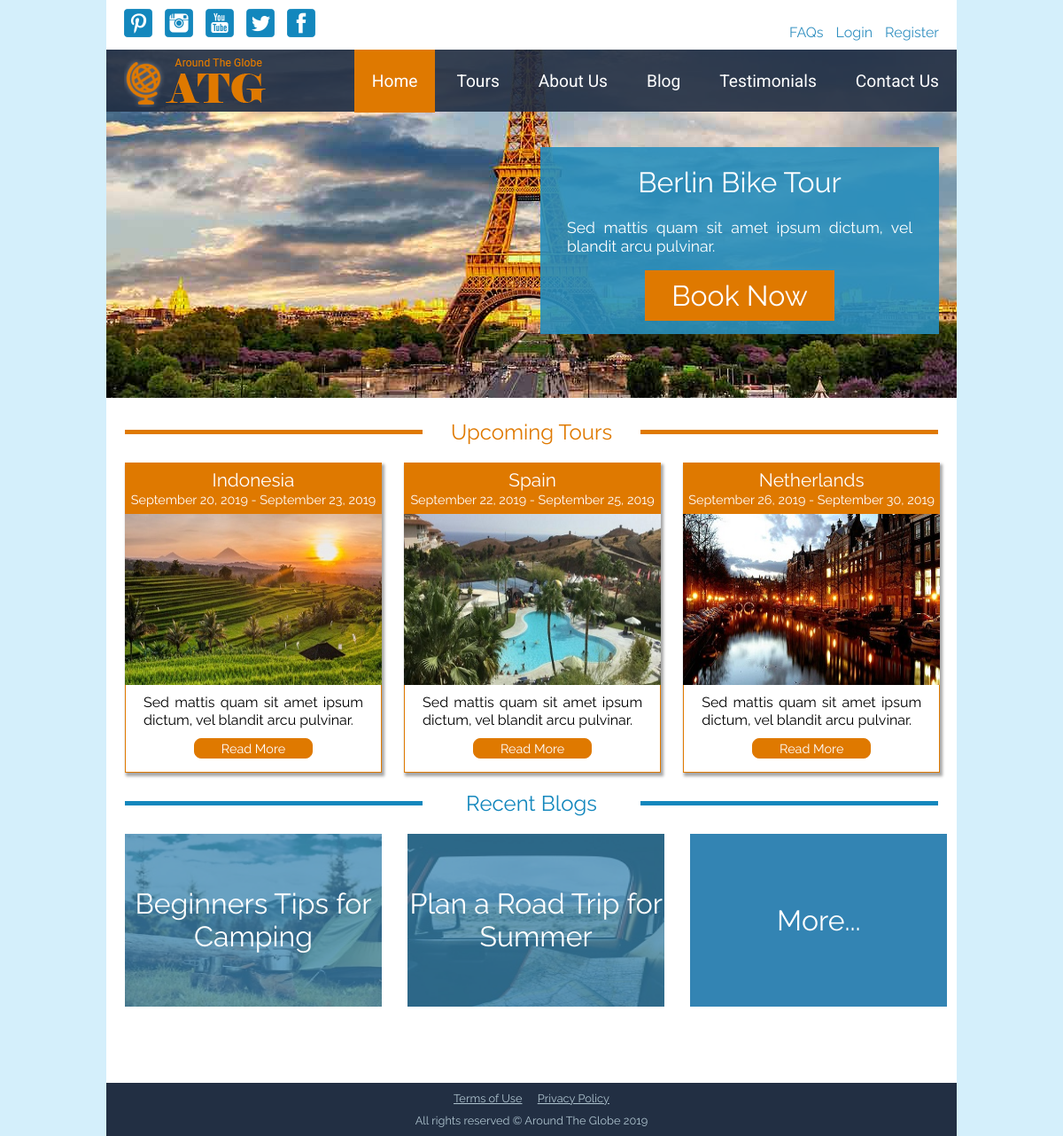
Before: / with the older database file.
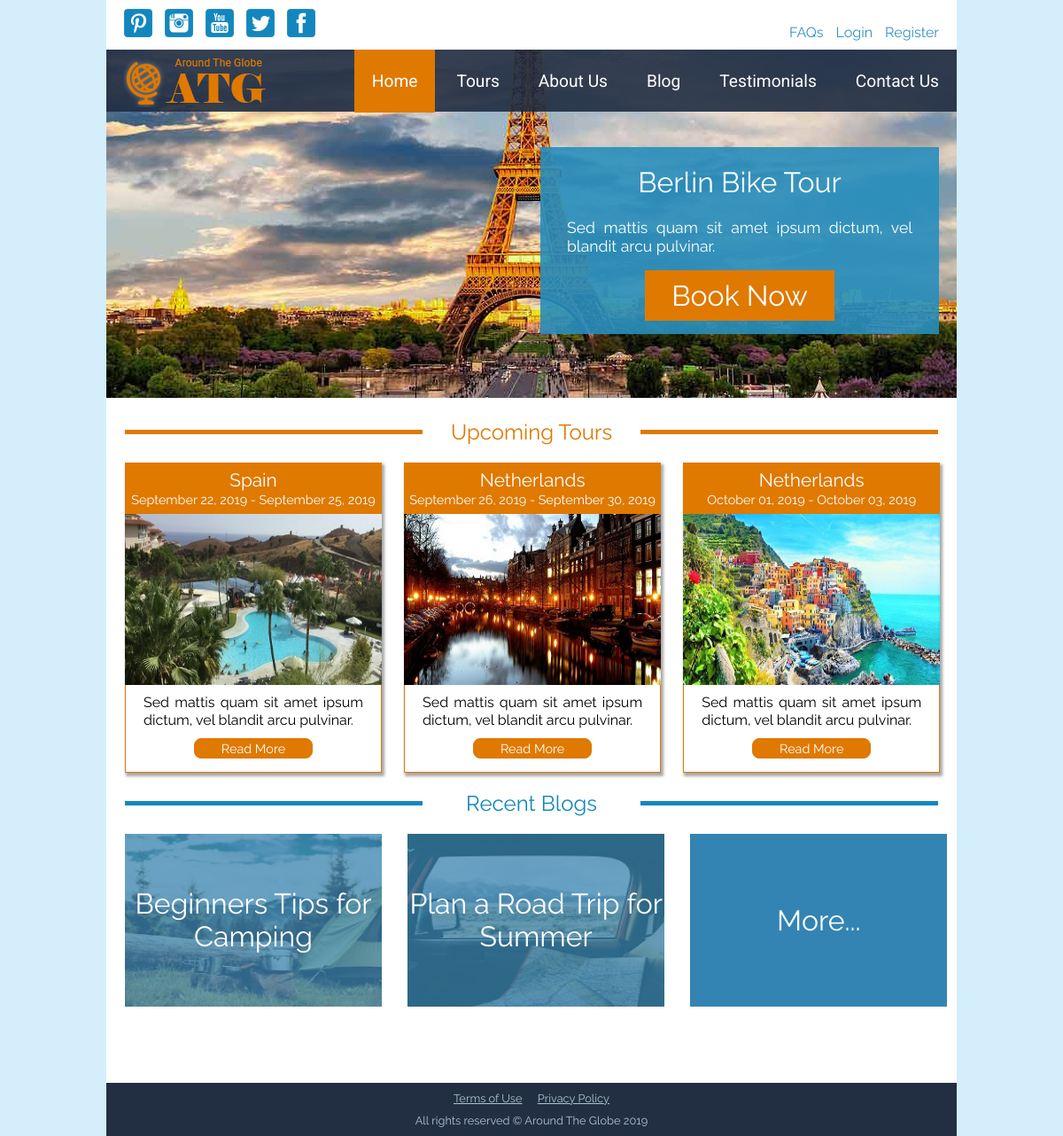
After: the same page with the newer database file.
### tables this page shows
CREATE TABLE `tours` (
  `tour_id` int(11) NOT NULL AUTO_INCREMENT,
  `title` varchar(255) NOT NULL,
  `category_id` int(11) NOT NULL,
  `featured_image` varchar(255) NOT NULL,
  `thumbnail_image` varchar(255) NOT NULL,
  `description` text NOT NULL,
  `country` varchar(20) NOT NULL,
  `from_date` date NOT NULL,
  `to_date` date NOT NULL,
  `price` decimal(5,2) NOT NULL,
  `booking_ends` date NOT NULL,
  `bookings_available` int(3) NOT NULL,
  `max_allowed_bookings` int(1) NOT NULL,
  `is_featured` tinyint(1) NOT NULL DEFAULT '0',
  `is_published` tinyint(1) NOT NULL DEFAULT '0',
  `created_at` datetime NOT NULL DEFAULT CURRENT_TIMESTAMP,
  `updated_at` datetime DEFAULT NULL,
  PRIMARY KEY (`tour_id`)
);

CREATE TABLE `blogs` (
  `blog_id` int(11) NOT NULL AUTO_INCREMENT,
  `user_id` int(11) NOT NULL,
  `title` varchar(100) NOT NULL,
  `featured_image` varchar(255) NOT NULL,
  `thumbnail_image` varchar(255) NOT NULL,
  `description` text NOT NULL,
  `published_at` datetime DEFAULT NULL,
  `is_published` tinyint(1) NOT NULL DEFAULT '0',
  `allow_comments` tinyint(1) NOT NULL DEFAULT '0',
  `created_at` datetime NOT NULL DEFAULT CURRENT_TIMESTAMP,
  `updated_at` datetime DEFAULT NULL,
  PRIMARY KEY (`blog_id`)
);

### autoloaders.php (called while the page is built, shortened)
<?php
$autoload = function ($class){
	$prefix = "App\\";
	$base_dir = __DIR__ . '/classes/';
	$len = strlen($prefix);
	$sub_class = substr($class, $len);
	$file = $base_dir . str_replace('\\', '/', $sub_class) . '.php';
};

### classes/HomeModel.php (called while the page is built, shortened)
<?php
class HomeModel extends Model
{
	public function featuredTour()
	{
		$condition = " WHERE is_featured = true ";
		$query = "SELECT
					tours.*,
					categories.name as category
					FROM
					tours
					JOIN
					categories USING(category_id)
					$condition
					ORDER BY
					from_date
					LIMIT 1";
		$stmt = static::$dbh->prepare($query);
		$stmt->execute();
		return $stmt->fetch(\PDO::FETCH_ASSOC);
	}
	public function upcomingTours()
	{
		$current_date = date('Y-m-d');
		$condition = " WHERE is_published = true and
						 booking_ends >= '$current_date' ";
		$query = "SELECT
					tours.*,
					categories.name as category
					FROM
					tours
					JOIN
					categories USING(category_id)
					$condition
					ORDER BY
					from_date
					LIMIT 3";
		$stmt = static::$dbh->prepare($query);
		$stmt->execute();
		return $stmt->fetchAll(\PDO::FETCH_ASSOC);
	}
	public function recentBlogs()
	{
		$condition = " WHERE is_published = true ";
		$query = "SELECT
					*
					FROM
					blogs
					$condition
					ORDER BY
					published_at
					DESC
					LIMIT 2";
		$stmt = static::$dbh->prepare($query);
		$stmt->execute();
		return $stmt->fetchAll(\PDO::FETCH_ASSOC);
	}
}

### app/functions.php (called while the page is built, shortened)
<?php
	function esc($string)
	{
		return htmlentities($string, null, "UTF-8");
	}
	function esc_attr($string)
	{
		return htmlentities($string, ENT_QUOTES, "UTF-8");
	}

### public/index.php (the view, shortened to what this page needs)
<?php
    $obj_home = new HomeModel;
    $featured_tour = $obj_home->featuredTour();
    $upcoming_tours = $obj_home->upcomingTours();
    $recent_blogs = $obj_home->recentBlogs();
    require '../inc/head.inc.php';
    require '../inc/header.inc.php';
?>
      <main>
        <div id="hero">
          <img src="images/hero_image.jpg" alt="hero image">
          <div id="cta">
            <h1><?=esc($featured_tour['title'])?></h1>
            <p><?=esc(substr($featured_tour['description'], 0, 100))?></p>
            <a href="single_tour.php?tour_id=<?=esc_attr($featured_tour['tour_id'])?>">
              Book Now
            </a>
          </div>
        </div>
        <div id="upcoming_tours">
          <h2>Upcoming Tours</h2>
          <?php foreach ($upcoming_tours as $tour) : ?>
            <div class="tour">
              <div class="title">
                <h3><?=esc($tour['country'])?></h3>
                <span>
                  <?php
                      $formatted_from_date = date('F d, Y', strtotime($tour['from_date']));
                      $formatted_to_date = date('F d, Y', strtotime($tour['to_date']));
                      $duration = $formatted_from_date . ' - ' . $formatted_to_date;
                      echo esc($duration);
                  ?>
                </span>
              </div>
              <div class="tour_image">
                <img src="images/uploads/tours/thumbnail/<?=esc_attr($tour['thumbnail_image'])?>"
                alt="esc_attr($tour['thumbnail_image'])?>">
              </div>
              <div class="description">
                <p>
                  <?=esc($tour['description'])?>
                </p>
                <a href="single_tour.php?tour_id=<?=esc_attr($tour['tour_id'])?>">
                  Read More
                </a>
              </div>
            </div>
          <?php endforeach; ?>
        </div>
        <div id="recent_blogs">
          <h2>Recent Blogs</h2>
          <?php foreach ($recent_blogs as $blog) : ?>
            <a href="single_blog.php?blog_id=<?=esc($blog['blog_id'])?>">
              <div class="blog">
                <img src="images/uploads/blogs/thumbnail/<?=esc_attr($blog['thumbnail_image'])?>"
                alt="<?=esc_attr($blog['thumbnail_image'])?>">
                <div class="overlay">
                  <div><?=esc($blog['title'])?></div>
                </div>
              </div>
            </a>
          <?php endforeach; ?>
          <a href="blog.php" id="blog_read_more">
            <div class="blog">
              <div class="overlay">
                <div>More...</div>
              </div>
            </div>
          </a>
        </div>
      </main>
      <?php
          require '../inc/footer.inc.php';
      ?>

Changed rows visible on the page:
no longer on this page (row edited): tours: country "Indonesia", duration "September 20, 2019 - September 23, 2019", thumbnail_image (picture), description "Sed mattis quam sit amet ipsum dictum, vel blandit arcu pulvinar."
now on this page (row edited): tours: country "Netherlands", duration "October 01, 2019 - October 03, 2019", thumbnail_image (picture), description "Sed mattis quam sit amet ipsum dictum, vel blandit arcu pulvinar."
